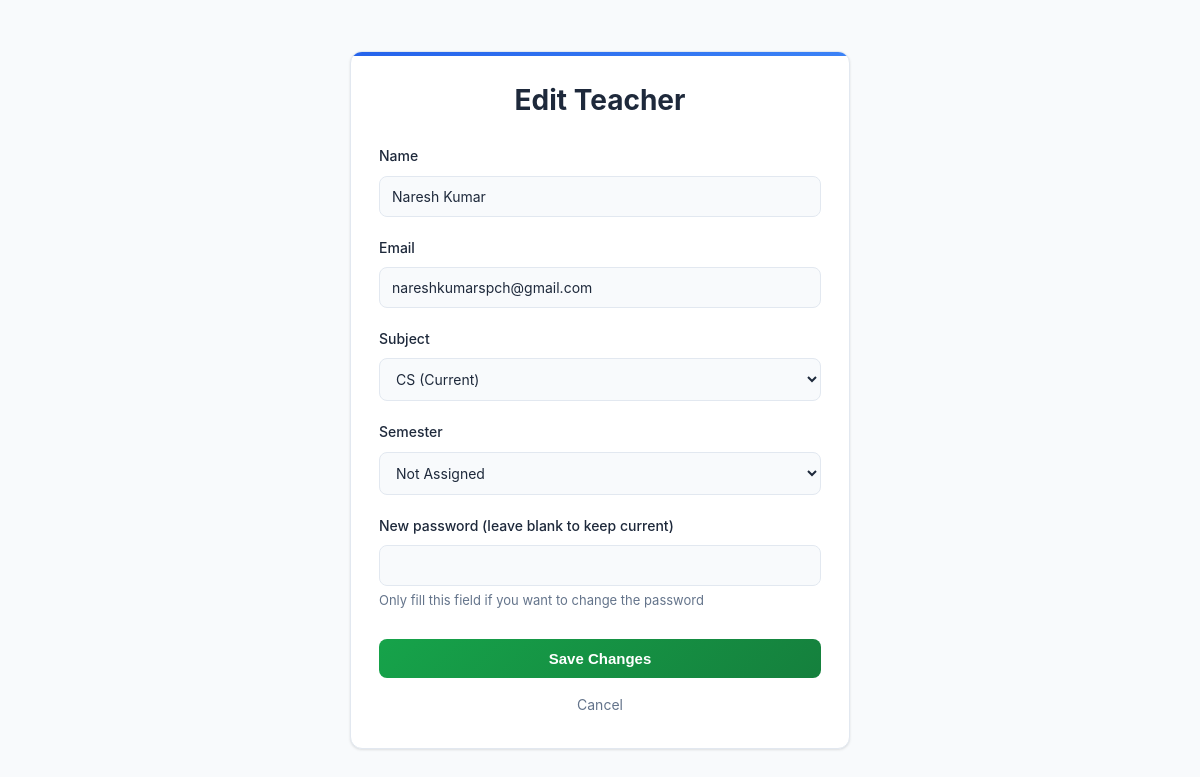
/admin/teacher/edit/3 (signed in), run on the app's committed database.
### app.py (models this page shows)
class User(db.Model):
    id = db.Column(db.Integer, primary_key=True)
    role = db.Column(db.String(20), nullable=False)
    name = db.Column(db.String(100), nullable=False)
    email = db.Column(db.String(100), unique=True, nullable=False)
    password = db.Column(db.String(200), nullable=False)
    roll_number = db.Column(db.String(20), nullable=True)
    branch = db.Column(db.String(100), nullable=True)
    semester = db.Column(db.String(20), nullable=True)
    department = db.Column(db.String(100), nullable=True)

### app.py (the view, shortened to what this page needs)
@app.route("/admin/teacher/edit/<int:id>", methods=["GET", "POST"])
def edit_teacher(id):
    if session.get("role") != "admin":
        abort(403)
    teacher = User.query.get_or_404(id)
    semesters = sorted(
        {
            (row[0] or "").strip()
            for row in db.session.query(User.semester).filter_by(role="student").distinct().all()
            if (row[0] or "").strip()
        }
    )
    if not semesters:
        semesters = [str(i) for i in range(1, 9)]
    return render_template(
        "edit_teacher.html",
        teacher=teacher,
        semesters=semesters,
        subject_options=TEACHER_SUBJECT_OPTIONS,
    )

### templates/edit_teacher.html (shortened to what this page needs)
<!DOCTYPE html>
<html lang="en">
<head>
  <link rel="stylesheet" href="{{ url_for('static', filename='style.css') }}">
</head>
<body>
  <div class="container">
    <h1>Edit Teacher</h1>
    <form method="post" action="{{ url_for('edit_teacher', id=teacher.id) }}">
      <div class="form-group">
        <label>Name</label>
        <input name="name" value="{{ teacher.name }}" required>
      </div>
      <div class="form-group">
        <label>Email</label>
        <input name="email" type="email" value="{{ teacher.email }}" required>
      </div>
      <div class="form-group">
        <label>Subject</label>
        <select name="subject" required>
          {% if teacher.department and teacher.department not in subject_options %}
            <option value="{{ teacher.department }}" selected>{{ teacher.department }} (Current)</option>
          {% endif %}
        </select>
      </div>
      <div class="form-group">
        <label>Semester</label>
        <select name="semester">
          <option value="">Not Assigned</option>
        </select>
      </div>
      <div class="form-group">
        <label>New password (leave blank to keep current)</label>
        <input name="password" type="password">
        <div class="form-note">Only fill this field if you want to change the password</div>
      </div>
      <button type="submit">Save Changes</button>
      <a href="{{ url_for('manage_teachers') }}" class="cancel-btn">Cancel</a>
    </form>
  </div>
</body>
</html>

### static/style.css (style rules this page uses)
* { margin: 0; padding: 0; box-sizing: border-box; }
:root { --primary: #2563eb; --primary-dark: #1e40af; --primary-light: #3b82f6; --primary-gradient: linear-gradient(135deg, #2563eb 0%, #3b82f6 100%); --secondary: #06b6d4; --secondary-gradient: linear-gradient(135deg, #06b6d4 0%, #0891b2 100%); --accent: #dc2626; --accent-warm: #ea580c; --accent-warm-gradient: linear-gradient(135deg, #ea580c 0%, #d97706 100%); --success: #16a34a; --success-gradient: linear-gradient(135deg, #16a34a 0%, #15803d 100%); --warning: #ca8a04; --warning-gradient: linear-gradient(135deg, #ca8a04 0%, #b45309 100%); --purple: #9333ea; --purple-gradient: linear-gradient(135deg, #9333ea 0%, #7c3aed 100%); --pink: #ec4899; --pink-gradient: linear-gradient(135deg, #ec4899 0%, #db2777 100%); --indigo: #4f46e5; --indigo-gradient: linear-gradient(135deg, #4f46e5 0%, #4338ca 100%); --bg-dark: #f8fafc; --bg-darker: #f1f5f9; --card-bg: #ffffff; --border-color: #e2e8f0; --text-light: #1e293b; --text-muted: #64748b; --text-dark: #334155; --shadow: 0 1px 3px rgba(0, 0, 0, 0.08), 0 1px 2px rgba(0, 0, 0, 0.04); --shadow-md: 0 4px 6px rgba(0, 0, 0, 0.1), 0 2px 4px rgba(0, 0, 0, 0.06); --shadow-lg: 0 10px 15px rgba(0, 0, 0, 0.1), 0 4px 6px rgba(0, 0, 0, 0.05); --radius: 8px; --font-sans: -apple-system, BlinkMacSystemFont, 'Segoe UI', 'Roboto', 'Oxygen', 'Ubuntu', 'Cantarell', sans-serif; }
body { font-family: var(--font-sans); background: var(--bg-dark); color: var(--text-light); line-height: 1.6; }
input, select, textarea { font-family: inherit; font-size: 14px; border: 1px solid var(--border-color); padding: 10px 12px; border-radius: var(--radius); background: var(--card-bg); color: var(--text-light); transition: all 0.2s ease; }
input::placeholder, select::placeholder, textarea::placeholder { color: var(--text-muted); }
select option { background: var(--bg-dark); color: var(--text-light); }
h1, h2, h3, h4, h5, h6 { font-weight: 600; line-height: 1.2; color: var(--text-light); }
h1 { font-size: 28px; }
label { display: block; font-weight: 500; margin-bottom: 6px; color: var(--text-light); }
input, select { padding: 10px; border: 1px solid #ccc; border-radius: 6px; font-size: 14px; }
button { padding: 10px; background: #2575fc; color: #fff; border: none; border-radius: 6px; font-size: 16px; cursor: pointer; transition: background 0.3s; }
body { background: linear-gradient(135deg, #6a11cb 0%, #2575fc 100%); font-family: "Poppins", Arial, sans-serif; }
select option { background-color: #0f1833; color: #fff; }

### templates/edit_teacher.html (style rules this page uses)
* { margin: 0; padding: 0; box-sizing: border-box; }
body { font-family: 'Inter', -apple-system, BlinkMacSystemFont, 'Segoe UI', sans-serif; background: var(--bg-dark); min-height: 100vh; display: flex; justify-content: center; align-items: center; color: var(--text-light); padding: 20px; }
.container { width: 100%; max-width: 500px; background: var(--card-bg); padding: 32px 28px; border-radius: 12px; border: 1px solid var(--border-color); box-shadow: var(--shadow); position: relative; overflow: hidden; }
.container::before { content: ''; position: absolute; top: 0; left: 0; right: 0; height: 4px; background: var(--primary-gradient); }
h1 { text-align: center; margin-bottom: 28px; font-size: 28px; font-weight: 700; color: var(--text-light); }
.form-group { margin-bottom: 20px; }
label { font-size: 14px; font-weight: 500; margin-bottom: 8px; display: block; color: var(--text-light); }
input, select { width: 100%; padding: 11px 12px; border-radius: 8px; border: 1px solid var(--border-color); font-size: 14px; outline: none; background: var(--bg-dark); color: var(--text-light); font-family: inherit; transition: all 0.2s ease; }
input::placeholder { color: var(--text-muted); }
button { width: 100%; padding: 11px; font-size: 15px; border: none; border-radius: 8px; cursor: pointer; background: var(--success-gradient); color: white; font-weight: 600; transition: all 0.2s ease; margin-top: 8px; }
.cancel-btn { display: block; text-align: center; margin-top: 16px; color: var(--text-muted); text-decoration: none; font-size: 14px; transition: all 0.2s ease; }
.form-note { font-size: 13px; color: var(--text-muted); margin-top: 4px; }

### data on the page
User: name "Naresh Kumar", email "nareshkumarspch@gmail.com", subject "CS (Current)"
